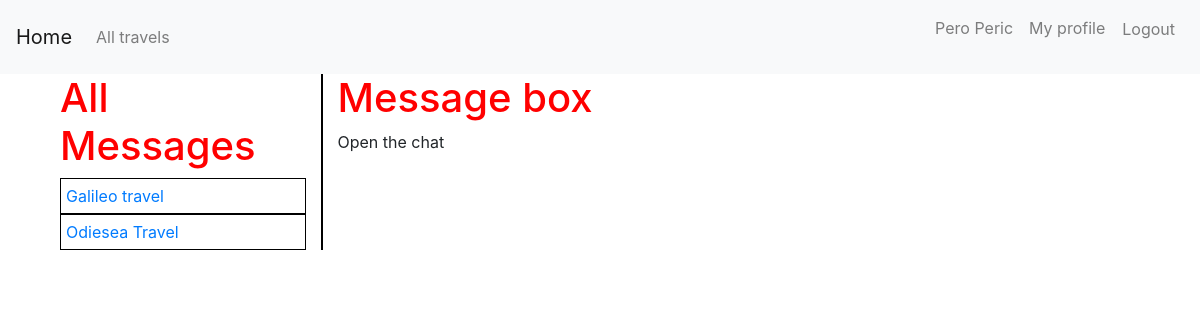
The page /accounts/messages/ (signed in) on the database its author committed.
### travels/models.py (models this page shows, shortened)
class Account(models.Model):
    user = models.OneToOneField(User, on_delete=models.CASCADE)
    name = models.CharField(max_length=100)
    organization = models.BooleanField()

class Messages(models.Model):
    sender_id = models.ForeignKey(User, on_delete=models.CASCADE, related_name='sender')
    reciever_id = models.ForeignKey(User, on_delete=models.CASCADE, related_name='reciever')
    text= models.TextField()
    sent_at = models.DateTimeField(auto_now_add=True)

### accounts/views.py (the view)
# urls.py: path('messages/', views.messages, name="messages"),
@login_required
def messages(request):
    my_messages = Messages.objects.filter(reciever_id=request.user)
    mess=Messages.objects.filter(sender_id=request.user)
    seen_senders = set()
    unique_messages = []
    uni_messages = []
    for message in my_messages:
        if message.sender_id.id not in seen_senders:
            unique_messages.append(message)
            seen_senders.add(message.sender_id.id)
    for message2 in mess:
        if message2.reciever_id.id not in seen_senders:
            uni_messages.append(message2)
            seen_senders.add(message2.reciever_id.id)
    context = {
        'my_messages': unique_messages,
        'messages2': uni_messages,
    }
    return render(request, 'accounts/messages.html', context)

### accounts/templates/accounts/messages.html (shortened to what this page needs)
{% extends "travels/base.html" %}
{% block content %}
<div class="content container">
    <div class="row">
        <div class="col-md-3" style="border-right: 2px solid black;">
            <h1>All Messages</h1>
            {% for message in my_messages  %}
            <div class="messages">
                <a href="{% url 'accounts:chat' message.sender_id.id%}">{{message.sender_id.account.name}}</a>
            </div>
            {% endfor %}
        </div>
        <div class="col-md-9">
            <h1>Message box</h1>
            {% block parent_content %}
            <p>Open the chat</p>
            {% endblock %}
        </div>
    </div>
</div>
{% endblock %}

### travels/templates/travels/base.html (shortened to what this page needs)
{% load static %}
<html>
  <head>
    <link rel="stylesheet" href="https://maxcdn.bootstrapcdn.com/bootstrap/4.5.2/css/bootstrap.min.css">
    <link rel="stylesheet" href="{% static 'travels/css/travels.css' %}">
  </head>
  <body>
    <div class="page-header">
      <nav class="navbar navbar-expand-lg navbar-light bg-light">
        <a class="navbar-brand" href="{% url 'home' %}">Home</a>
        <div class="collapse navbar-collapse" id="navbarSupportedContent">
          <ul class="navbar-nav mr-auto">
            <li class="nav-item">
              <a class="nav-link" href="{% url 'list'%}">All travels</a>
            </li>
          </ul>
          <ul class="navbar-nav ml-auto">
            {% if request.user.is_authenticated %}
            <li class="nav-item">
              <a class="nav-link" href="{% url 'accounts:dashboard' %}">{{user.account.name}}</a>
            </li>
            <li class="nav-item">
              <a class="nav-link" href="{% url 'accounts:profile' user.id %}">My profile</a>
            </li>
              <li class="nav-item">
                <form action="{% url 'logout' %}" method="post">
                  <button class="btn btn-link nav-link" type="submit">Logout</button>
                </form>
              </li>
            {% endif %}
          </ul>
        </div>
      </nav>
    </div>
    <div class="content container">
      <div class="row">
        <div class="col-md-12">
          {% block content %}
          {% endblock %}
        </div>
      </div>
    </div>
  </body>
</html>

### travels/static/travels/css/travels.css (style rules this page uses)
.content h1 { color: red; }
.messages { padding: 5px; border: 1px solid black; }

### rows shown on the page
Messages: sender_id.account.name "Galileo travel"
Messages: sender_id.account.name "Odiesea Travel"

### other values the page prints
{{ user.account.name }} "Pero Peric"
